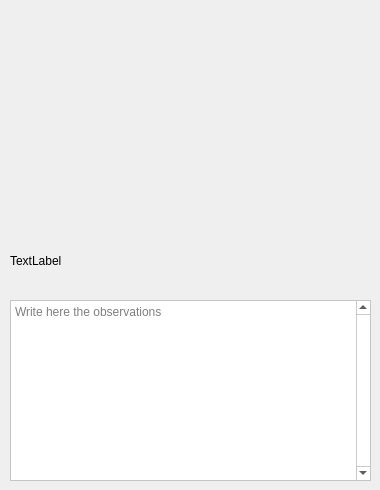
      <widget class="QWidget" name="tab_5">
       <attribute name="title">
        <string>Tritanopia</string>
       </attribute>
       <widget class="QTextEdit" name="tritanopiaObservations">
        <property name="geometry">
         <rect>
          <x>10</x>
          <y>300</y>
          <width>361</width>
          <height>181</height>
         </rect>
        </property>
        <property name="palette">
         <palette>
          <active>
           <colorrole role="WindowText">
            <brush brushstyle="SolidPattern">
             <color alpha="255">
              <red>0</red>
              <green>0</green>
              <blue>0</blue>
             </color>
            </brush>
           </colorrole>
           <colorrole role="Button">
            <brush brushstyle="SolidPattern">
             <color alpha="255">
              <red>255</red>
              <green>255</green>
              <blue>255</blue>
             </color>
            </brush>
           </colorrole>
           <colorrole role="Light">
            <brush brushstyle="SolidPattern">
             <color alpha="255">
              <red>255</red>
              <green>255</green>
              <blue>255</blue>
             </color>
            </brush>
           </colorrole>
           <colorrole role="Midlight">
            <brush brushstyle="SolidPattern">
             <color alpha="255">
              <red>255</red>
              <green>255</green>
              <blue>255</blue>
             </color>
            </brush>
           </colorrole>
           <colorrole role="Dark">
            <brush brushstyle="SolidPattern">
             <color alpha="255">
              <red>127</red>
              <green>127</green>
              <blue>127</blue>
             </color>
            </brush>
           </colorrole>
           <colorrole role="Mid">
            <brush brushstyle="SolidPattern">
             <color alpha="255">
              <red>170</red>
              <green>170</green>
              <blue>170</blue>
             </color>
            </brush>
           </colorrole>
           <colorrole role="Text">
            <brush brushstyle="SolidPattern">
             <color alpha="255">
              <red>0</red>
              <green>0</green>
              <blue>0</blue>
             </color>
            </brush>
           </colorrole>
           <colorrole role="BrightText">
            <brush brushstyle="SolidPattern">
             <color alpha="255">
              <red>255</red>
              <green>255</green>
              <blue>255</blue>
             </color>
            </brush>
           </colorrole>
           <colorrole role="ButtonText">
            <brush brushstyle="SolidPattern">
             <color alpha="255">
              <red>0</red>
              <green>0</green>
              <blue>0</blue>
             </color>
            </brush>
           </colorrole>
           <colorrole role="Base">
            <brush brushstyle="SolidPattern">
             <color alpha="255">
              <red>255</red>
              <green>255</green>
              <blue>255</blue>
             </color>
            </brush>
           </colorrole>
           <colorrole role="Window">
            <brush brushstyle="SolidPattern">
             <color alpha="255">
              <red>255</red>
              <green>255</green>
              <blue>255</blue>
             </color>
            </brush>
           </colorrole>
           <colorrole role="Shadow">
            <brush brushstyle="SolidPattern">
             <color alpha="255">
              <red>0</red>
              <green>0</green>
              <blue>0</blue>
             </color>
            </brush>
           </colorrole>
           <colorrole role="AlternateBase">
            <brush brushstyle="SolidPattern">
             <color alpha="255">
              <red>255</red>
              <green>255</green>
              <blue>255</blue>
             </color>
            </brush>
           </colorrole>
           <colorrole role="ToolTipBase">
            <brush brushstyle="SolidPattern">
             <color alpha="255">
              <red>255</red>
              <green>255</green>
              <blue>220</blue>
             </color>
            </brush>
           </colorrole>
           <colorrole role="ToolTipText">
            <brush brushstyle="SolidPattern">
             <color alpha="255">
              <red>0</red>
              <green>0</green>
              <blue>0</blue>
             </color>
            </brush>
           </colorrole>
           <colorrole role="PlaceholderText">
            <brush brushstyle="SolidPattern">
             <color alpha="128">
              <red>0</red>
              <green>0</green>
              <blue>0</blue>
             </color>
            </brush>
           </colorrole>
          </active>
          <inactive>
           <colorrole role="WindowText">
            <brush brushstyle="SolidPattern">
             <color alpha="255">
              <red>0</red>
              <green>0</green>
              <blue>0</blue>
             </color>
            </brush>
           </colorrole>
           <colorrole role="Button">
            <brush brushstyle="SolidPattern">
             <color alpha="255">
              <red>255</red>
              <green>255</green>
              <blue>255</blue>
             </color>
            </brush>
           </colorrole>
           <colorrole role="Light">
            <brush brushstyle="SolidPattern">
             <color alpha="255">
              <red>255</red>
              <green>255</green>
              <blue>255</blue>
             </color>
            </brush>
           </colorrole>
           <colorrole role="Midlight">
            <brush brushstyle="SolidPattern">
             <color alpha="255">
              <red>255</red>
              <green>255</green>
              <blue>255</blue>
             </color>
            </brush>
           </colorrole>
           <colorrole role="Dark">
            <brush brushstyle="SolidPattern">
             <color alpha="255">
              <red>127</red>
              <green>127</green>
              <blue>127</blue>
             </color>
            </brush>
           </colorrole>
           <colorrole role="Mid">
            <brush brushstyle="SolidPattern">
             <color alpha="255">
              <red>170</red>
              <green>170</green>
              <blue>170</blue>
             </color>
            </brush>
           </colorrole>
           <colorrole role="Text">
            <brush brushstyle="SolidPattern">
             <color alpha="255">
              <red>0</red>
              <green>0</green>
              <blue>0</blue>
             </color>
            </brush>
           </colorrole>
           <colorrole role="BrightText">
            <brush brushstyle="SolidPattern">
             <color alpha="255">
              <red>255</red>
              <green>255</green>
              <blue>255</blue>
             </color>
            </brush>
           </colorrole>
           <colorrole role="ButtonText">
            <brush brushstyle="SolidPattern">
             <color alpha="255">
              <red>0</red>
              <green>0</green>
              <blue>0</blue>
             </color>
            </brush>
           </colorrole>
           <colorrole role="Base">
            <brush brushstyle="SolidPattern">
             <color alpha="255">
              <red>255</red>
              <green>255</green>
              <blue>255</blue>
             </color>
            </brush>
           </colorrole>
           <colorrole role="Window">
            <brush brushstyle="SolidPattern">
             <color alpha="255">
              <red>255</red>
              <green>255</green>
              <blue>255</blue>
             </color>
            </brush>
           </colorrole>
           <colorrole role="Shadow">
            <brush brushstyle="SolidPattern">
             <color alpha="255">
              <red>0</red>
              <green>0</green>
              <blue>0</blue>
             </color>
            </brush>
           </colorrole>
           <colorrole role="AlternateBase">
            <brush brushstyle="SolidPattern">
             <color alpha="255">
              <red>255</red>
              <green>255</green>
              <blue>255</blue>
             </color>
            </brush>
           </colorrole>
           <colorrole role="ToolTipBase">
            <brush brushstyle="SolidPattern">
             <color alpha="255">
              <red>255</red>
              <green>255</green>
              <blue>220</blue>
             </color>
            </brush>
           </colorrole>
           <colorrole role="ToolTipText">
            <brush brushstyle="SolidPattern">
             <color alpha="255">
              <red>0</red>
              <green>0</green>
              <blue>0</blue>
             </color>
            </brush>
           </colorrole>
           <colorrole role="PlaceholderText">
            <brush brushstyle="SolidPattern">
             <color alpha="128">
              <red>0</red>
              <green>0</green>
              <blue>0</blue>
             </color>
            </brush>
           </colorrole>
          </inactive>
          <disabled>
           <colorrole role="WindowText">
            <brush brushstyle="SolidPattern">
             <color alpha="255">
              <red>127</red>
              <green>127</green>
              <blue>127</blue>
             </color>
            </brush>
           </colorrole>
           <colorrole role="Button">
            <brush brushstyle="SolidPattern">
             <color alpha="255">
              <red>255</red>
              <green>255</green>
              <blue>255</blue>
             </color>
            </brush>
           </colorrole>
           <colorrole role="Light">
            <brush brushstyle="SolidPattern">
             <color alpha="255">
              <red>255</red>
              <green>255</green>
              <blue>255</blue>
             </color>
            </brush>
           </colorrole>
           <colorrole role="Midlight">
            <brush brushstyle="SolidPattern">
             <color alpha="255">
              <red>255</red>
              <green>255</green>
              <blue>255</blue>
             </color>
            </brush>
           </colorrole>
           <colorrole role="Dark">
            <brush brushstyle="SolidPattern">
             <color alpha="255">
              <red>127</red>
              <green>127</green>
              <blue>127</blue>
             </color>
            </brush>
           </colorrole>
           <colorrole role="Mid">
            <brush brushstyle="SolidPattern">
             <color alpha="255">
              <red>170</red>
              <green>170</green>
              <blue>170</blue>
             </color>
            </brush>
           </colorrole>
           <colorrole role="Text">
            <brush brushstyle="SolidPattern">
             <color alpha="255">
              <red>127</red>
              <green>127</green>
              <blue>127</blue>
             </color>
            </brush>
           </colorrole>
           <colorrole role="BrightText">
            <brush brushstyle="SolidPattern">
             <color alpha="255">
              <red>255</red>
              <green>255</green>
              <blue>255</blue>
             </color>
            </brush>
           </colorrole>
           <colorrole role="ButtonText">
            <brush brushstyle="SolidPattern">
             <color alpha="255">
              <red>127</red>
              <green>127</green>
              <blue>127</blue>
             </color>
            </brush>
           </colorrole>
           <colorrole role="Base">
            <brush brushstyle="SolidPattern">
             <color alpha="255">
              <red>255</red>
              <green>255</green>
              <blue>255</blue>
             </color>
            </brush>
           </colorrole>
           <colorrole role="Window">
            <brush brushstyle="SolidPattern">
             <color alpha="255">
              <red>255</red>
              <green>255</green>
              <blue>255</blue>
             </color>
            </brush>
           </colorrole>
           <colorrole role="Shadow">
            <brush brushstyle="SolidPattern">
             <color alpha="255">
              <red>0</red>
              <green>0</green>
              <blue>0</blue>
             </color>
            </brush>
           </colorrole>
           <colorrole role="AlternateBase">
            <brush brushstyle="SolidPattern">
             <color alpha="255">
              <red>255</red>
              <green>255</green>
              <blue>255</blue>
             </color>
            </brush>
           </colorrole>
           <colorrole role="ToolTipBase">
            <brush brushstyle="SolidPattern">
             <color alpha="255">
              <red>255</red>
              <green>255</green>
              <blue>220</blue>
             </color>
            </brush>
           </colorrole>
           <colorrole role="ToolTipText">
            <brush brushstyle="SolidPattern">
             <color alpha="255">
              <red>0</red>
              <green>0</green>
              <blue>0</blue>
             </color>
            </brush>
           </colorrole>
           <colorrole role="PlaceholderText">
            <brush brushstyle="SolidPattern">
             <color alpha="128">
              <red>0</red>
              <green>0</green>
              <blue>0</blue>
             </color>
            </brush>
           </colorrole>
          </disabled>
         </palette>
        </property>
        <property name="frameShape">
         <enum>QFrame::StyledPanel</enum>
        </property>
        <property name="frameShadow">
         <enum>QFrame::Raised</enum>
        </property>
        <property name="lineWidth">
         <number>2</number>
        </property>
        <property name="verticalScrollBarPolicy">
         <enum>Qt::ScrollBarAlwaysOn</enum>
        </property>
        <property name="acceptRichText">
         <bool>true</bool>
        </property>
        <property name="placeholderText">
         <string>Write here the observations</string>
        </property>
       </widget>
       <widget class="QLabel" name="tritanopiaLabel">
        <property name="geometry">
         <rect>
          <x>10</x>
          <y>10</y>
          <width>351</width>
          <height>221</height>
         </rect>
        </property>
        <property name="text">
         <string/>
        </property>
       </widget>
       <widget class="QLabel" name="tritanopiaIndexLabel">
        <property name="geometry">
         <rect>
          <x>10</x>
          <y>240</y>
          <width>361</width>
          <height>41</height>
         </rect>
        </property>
        <property name="text">
         <string>TextLabel</string>
        </property>
       </widget>
      </widget>
